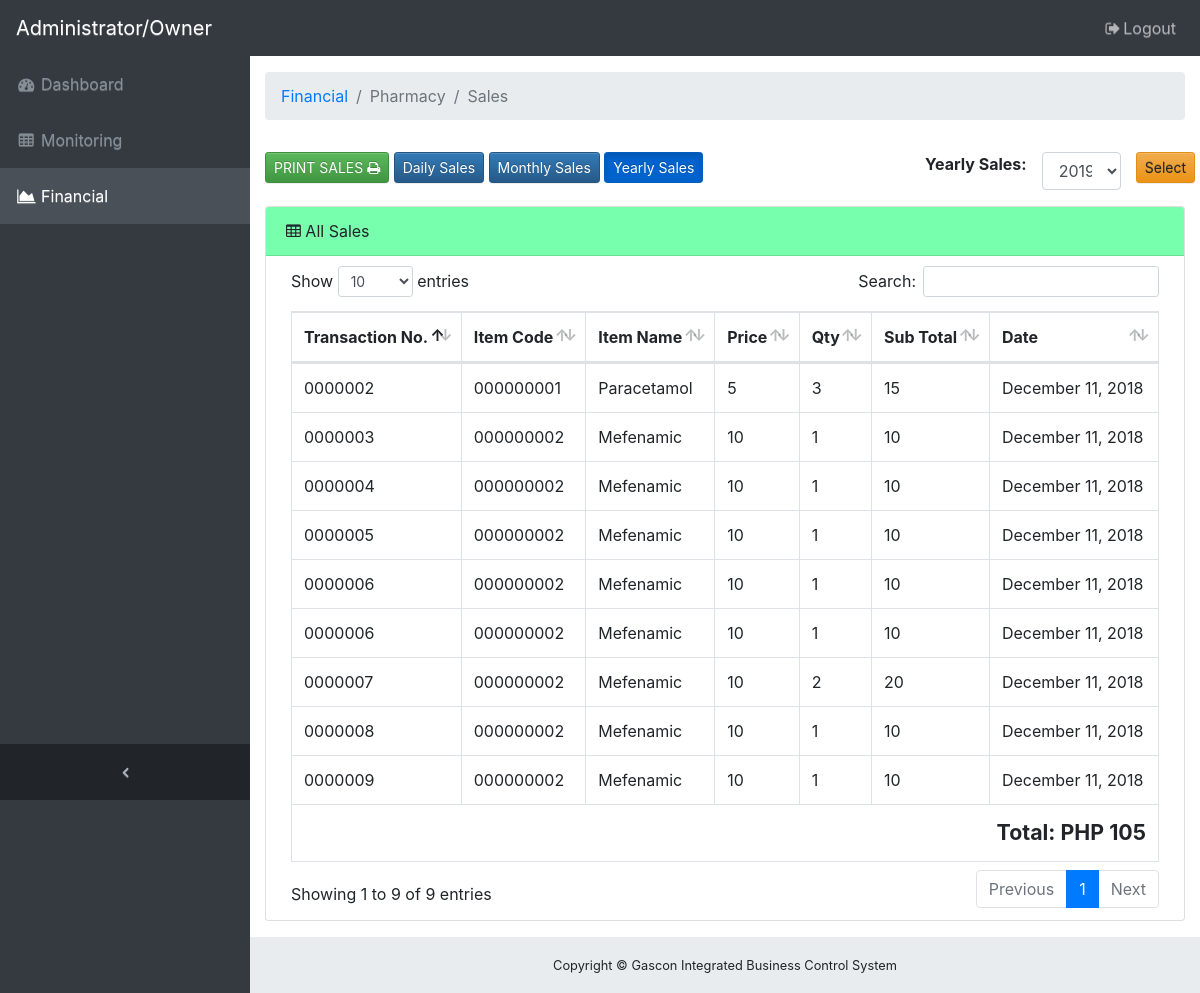
Page /admin_financial_pharmacy_yearly.php (signed in) on the committed database.
### tables this page shows
CREATE TABLE `item_sales` (
  `id` int(11) NOT NULL,
  `item_code` int(11) NOT NULL,
  `item_name` varchar(255) NOT NULL,
  `price` int(11) NOT NULL,
  `qty` int(11) NOT NULL,
  `sub_total` int(11) NOT NULL,
  `sales_date` timestamp NOT NULL DEFAULT CURRENT_TIMESTAMP,
  `tran_id` int(11) NOT NULL
);

### admin_financial_pharmacy_yearly.php (the view, shortened to what this page needs)
<?php
  require_once 'database/connection.php';
  try {
    if (isset($_GET['year'])) {
      $stmt = $PDO->prepare("SELECT * FROM item_sales WHERE sales_date LIKE ?");
      $stmt->bindValue(1, $_GET['year'] . "%", PDO::PARAM_STR);
      $stmt->execute();
      $item_sales = $stmt->fetchAll(PDO::FETCH_ASSOC);
    } else {
      $stmt = $PDO->prepare("SELECT * FROM item_sales");
      $stmt->execute();
      $item_sales = $stmt->fetchAll(PDO::FETCH_ASSOC);
    }
  } catch(PDOException $e) {
    echo $e->getMessage();
  }
?>
<?php require 'includes/header.php'; ?>
  <nav class="navbar navbar-expand-lg navbar-dark bg-dark fixed-top" id="mainNav">
    <a class="navbar-brand" href="index.html">Administrator/Owner</a>
    <div class="collapse navbar-collapse" id="navbarResponsive">
      <ul class="navbar-nav navbar-sidenav" id="exampleAccordion">
        <li class="nav-item" data-toggle="tooltip" data-placement="right" title="Dashboard">
          <a class="nav-link" href="index.php">
            <i class="fa fa-fw fa-dashboard"></i>
            <span class="nav-link-text">Dashboard</span>
          </a>
        </li>
        <li class="nav-item" data-toggle="tooltip" data-placement="right" title="Monitoring">
          <a class="nav-link" href="monitoring.php">
            <i class="fa fa-fw fa-table"></i>
            <span class="nav-link-text">Monitoring</span>
          </a>
        </li>
        <li class="nav-item active" data-toggle="tooltip" data-placement="right" title="Financial">
          <a class="nav-link" href="financial.php">
            <i class="fa fa-fw fa-area-chart"></i>
            <span class="nav-link-text">Financial</span>
          </a>
        </li>
      </ul>
      <ul class="navbar-nav sidenav-toggler">
        <li class="nav-item">
          <a class="nav-link text-center" id="sidenavToggler">
            <i class="fa fa-fw fa-angle-left"></i>
          </a>
        </li>
      </ul>
      <ul class="navbar-nav ml-auto">
        <li class="nav-item">
          <a class="nav-link" href="logout.php">
            <i class="fa fa-fw fa-sign-out"></i>Logout</a>
        </li>
      </ul>
    </div>
  </nav>
  <div class="content-wrapper">
    <div class="container-fluid">
      <ol class="breadcrumb">
        <li class="breadcrumb-item">
          <a href="financial.php">Financial</a>
        <li class="breadcrumb-item active">Pharmacy</li>
        <li class="breadcrumb-item active">Sales</li>
        </li>
      </ol>
      <div class="row">
        <div class="col-sm-12">
              <div class="row" style="padding-top: 1em;padding-bottom: 1em;">
              <div class="col-sm-6">
                <button class="btn btn-success btn-sm" id="sale-reporty">PRINT SALES
                    <span class="fa fa-print" aria-hidden="true"></span>
                </button>
                <a href="admin_financial_pharmacy.php" class="btn btn-primary btn-sm">Daily Sales</a>
                <a href="admin_financial_pharmacy_monthly.php" class="btn btn-primary btn-sm">Monthly Sales</a>
                <a href="admin_financial_pharmacy_yearly.php" class="btn btn-primary btn-sm active">Yearly Sales</a>
              </div>
              <div class="col-sm-6" style="text-align: right;">
                <form action="admin_financial_pharmacy_yearly.php" method="GET">
                  <div class="row">
                    <div class="col-sm-4">
                    </div>
                    <div class="col-sm-4">
                      <strong>Yearly Sales:</strong>
                    </div>
                    <div class="col-sm-2" style="padding-right: 0;padding-left: 0;">
                      <select class="form-control" name="year" id="year">
                          <option value="2019" <?php if(isset($_GET['year'])) { if($_GET['year'] == "2019") {echo 'selected';} }
                                                      else { if(date("Y") == "2019") { echo "selected"; } } ?>>2019</option>
                      </select>
                    </div>
                    <div class="col-sm-2">
                     <input type="submit" name="btn_year" class="btn btn-warning btn-sm" value="Select">
                    </div>
                  </div>
                </form>
              </div>
            </div>
          <div class="card mb-3">
            <div class="card-header" style="background-color: #78ffae;">
              <i class="fa fa-table"></i> All Sales</div>
            <div class="card-body">
              <div class="table-responsive">
                <table class="table table-bordered" id="items" width="100%" cellspacing="0">
                  <thead>
                    <tr>
                      <th>Transaction No.</th>
                      <th>Item Code</th>
                      <th>Item Name</th>
                      <th>Price</th>
                      <th>Qty</th>
                      <th>Sub Total</th>
                      <th>Date</th>
                    </tr>
                  </thead>
                  <tbody>
                    <?php $total = 0; ?>
                    <?php foreach ($item_sales as $i_sales): ?>
                    <?php
                      $subTotal = $i_sales['price'] * $i_sales['qty'];
                      $total += $subTotal;
                    ?>
                    <?php
                      try {
                        $stmt = $PDO->prepare("SELECT * FROM item_sales WHERE tran_id = ?;");
                        $stmt->bindValue(1, $i_sales['tran_id'], PDO::PARAM_STR);
                        $stmt->execute();
                      } catch(PDOException $e) {
                        echo $e->getMessage();
                      }
                    ?>
                    <tr>
                      <td><?=sprintf("%07d", $i_sales['tran_id']);?></td>
                      <td><?=sprintf("%09d", $i_sales['item_code']);?></td>
                      <td><?=$i_sales['item_name'];?></td>
                      <td><?=$i_sales['price'];?></td>
                      <td><?=$i_sales['qty'];?></td>
                      <td><?=$i_sales['price']*$i_sales['qty'];?></td>
                      <td><?=date("F d, Y", strtotime($i_sales['sales_date']));?></td>
                    </tr>
                    <?php endforeach; ?>
                  </tbody>
                  <tr>
                    <td colspan="7" style="text-align: right;"><strong style="font-size: 16pt">Total: PHP <?=$total;?></strong></td>
                  </tr>
                </table>
              </div>
            </div>
          </div>
        </div>
      </div>
<?php require 'includes/footer.php'; ?>

### css/sb-admin.css (style rules this page uses)
html { position: relative; min-height: 100%; }
body { overflow-x: hidden; }
body.sticky-footer { margin-bottom: 56px; }
body.sticky-footer .content-wrapper { min-height: calc(100vh - 56px - 56px); }
body.fixed-nav { padding-top: 56px; }
.content-wrapper { min-height: calc(100vh - 56px); padding-top: 1rem; }
#mainNav .navbar-collapse { overflow: auto; max-height: 75vh; }
#mainNav .navbar-collapse .navbar-nav .nav-item .nav-link { cursor: pointer; }
#mainNav .navbar-collapse .sidenav-toggler { display: none; }
@media (min-width: 992px) { #mainNav .navbar-brand { width: 250px; } }
@media (min-width: 992px) { #mainNav .navbar-collapse { overflow: visible; max-height: none; } }
@media (min-width: 992px) { #mainNav .navbar-collapse .navbar-sidenav { position: absolute; top: 0; left: 0; -webkit-flex-direction: column; -ms-flex-direction: column; flex-direction: column; margin-top: 56px; } }
@media (min-width: 992px) { #mainNav .navbar-collapse .navbar-sidenav > .nav-item { width: 250px; padding: 0; } }
@media (min-width: 992px) { #mainNav .navbar-collapse .navbar-sidenav > .nav-item > .nav-link { padding: 1em; } }
#mainNav.fixed-top .sidenav-toggler { display: none; }
@media (min-width: 992px) { #mainNav.fixed-top .navbar-sidenav { height: calc(100vh - 112px); } }
@media (min-width: 992px) { #mainNav.fixed-top .sidenav-toggler { position: absolute; top: 0; left: 0; display: flex; -webkit-flex-direction: column; -ms-flex-direction: column; flex-direction: column; margin-top: calc(100vh - 56px); } }
@media (min-width: 992px) { #mainNav.fixed-top .sidenav-toggler > .nav-item { width: 250px; padding: 0; } }
@media (min-width: 992px) { #mainNav.fixed-top .sidenav-toggler > .nav-item > .nav-link { padding: 1em; } }
#mainNav.fixed-top.navbar-dark .sidenav-toggler { background-color: #212529; }
#mainNav.fixed-top.navbar-dark .sidenav-toggler a i { color: #adb5bd; }
.content-wrapper { overflow-x: hidden; background: white; }
@media (min-width: 992px) { .content-wrapper { margin-left: 250px; } }
#sidenavToggler i { font-weight: 800; }
#mainNav.navbar-dark .navbar-collapse .navbar-sidenav > .nav-item > .nav-link { color: #868e96; }
@media (min-width: 992px) { #mainNav.navbar-dark .navbar-collapse .navbar-sidenav { background: #343a40; } }
@media (min-width: 992px) { #mainNav.navbar-dark .navbar-collapse .navbar-sidenav li.active a { color: white !important; background-color: #495057; } }

### css/style.css (style rules this page uses)
.card-body { padding: 10px; }

### rows in the picture
item_sales: tran "0000002", item_code "000000001", item_name "Paracetamol", price "5", qty "3", $i_sales['price']*$i_sales['qty'] "15", sales_date "December 11, 2018"
item_sales: tran "0000003", item_code "000000002", item_name "Mefenamic", price "10", qty "1", $i_sales['price']*$i_sales['qty'] "10", sales_date "December 11, 2018"
item_sales: tran "0000004", item_code "000000002", item_name "Mefenamic", price "10", qty "1", $i_sales['price']*$i_sales['qty'] "10", sales_date "December 11, 2018"
item_sales: tran "0000005", item_code "000000002", item_name "Mefenamic", price "10", qty "1", $i_sales['price']*$i_sales['qty'] "10", sales_date "December 11, 2018"
item_sales: tran "0000006", item_code "000000002", item_name "Mefenamic", price "10", qty "1", $i_sales['price']*$i_sales['qty'] "10", sales_date "December 11, 2018"
item_sales: tran "0000006", item_code "000000002", item_name "Mefenamic", price "10", qty "1", $i_sales['price']*$i_sales['qty'] "10", sales_date "December 11, 2018"
item_sales: tran "0000007", item_code "000000002", item_name "Mefenamic", price "10", qty "2", $i_sales['price']*$i_sales['qty'] "20", sales_date "December 11, 2018"
item_sales: tran "0000008", item_code "000000002", item_name "Mefenamic", price "10", qty "1", $i_sales['price']*$i_sales['qty'] "10", sales_date "December 11, 2018"
item_sales: tran "0000009", item_code "000000002", item_name "Mefenamic", price "10", qty "1", $i_sales['price']*$i_sales['qty'] "10", sales_date "December 11, 2018"

### other values in the picture
$total "105"
